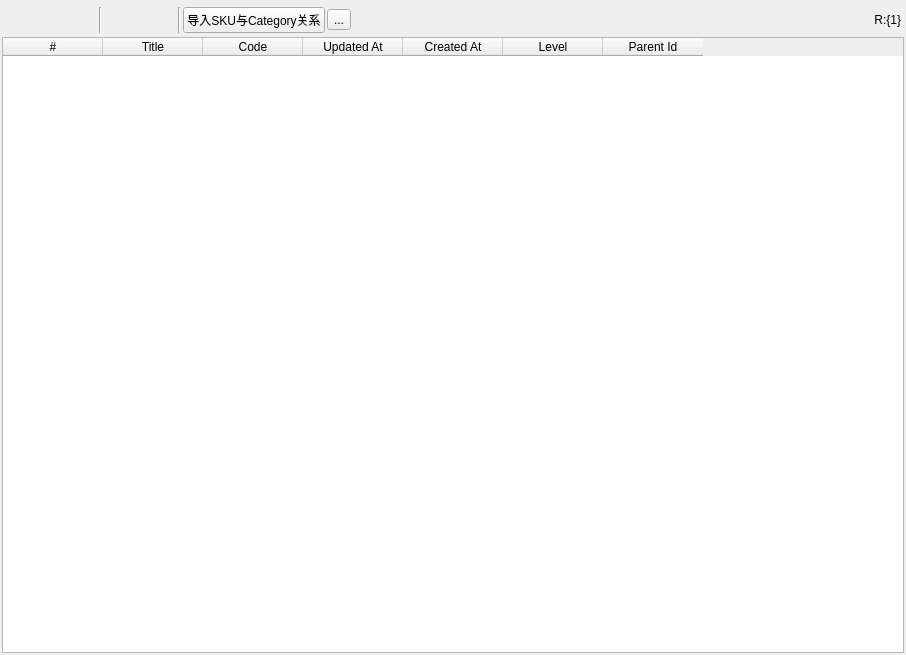
<?xml version="1.0" encoding="UTF-8"?>
<ui version="4.0">
 <class>NewaimCategoryForm</class>
 <widget class="QWidget" name="NewaimCategoryForm">
  <property name="geometry">
   <rect>
    <x>0</x>
    <y>0</y>
    <width>906</width>
    <height>655</height>
   </rect>
  </property>
  <property name="windowTitle">
   <string>Newaim Category List</string>
  </property>
  <layout class="QVBoxLayout" name="vlCategoryForm" stretch="0,1">
   <property name="spacing">
    <number>3</number>
   </property>
   <property name="leftMargin">
    <number>2</number>
   </property>
   <property name="topMargin">
    <number>6</number>
   </property>
   <property name="rightMargin">
    <number>2</number>
   </property>
   <property name="bottomMargin">
    <number>2</number>
   </property>
   <item>
    <widget class="QWidget" name="productToolBar" native="true">
     <property name="sizePolicy">
      <sizepolicy hsizetype="Preferred" vsizetype="Preferred">
       <horstretch>0</horstretch>
       <verstretch>0</verstretch>
      </sizepolicy>
     </property>
     <property name="minimumSize">
      <size>
       <width>0</width>
       <height>26</height>
      </size>
     </property>
     <property name="inputMethodHints">
      <set>Qt::ImhNone</set>
     </property>
     <layout class="QHBoxLayout" name="hlReportToolBar" stretch="0,0,0,0,0,0,0,0,0,0,0,0,0">
      <property name="spacing">
       <number>2</number>
      </property>
      <property name="sizeConstraint">
       <enum>QLayout::SetDefaultConstraint</enum>
      </property>
      <property name="leftMargin">
       <number>1</number>
      </property>
      <property name="topMargin">
       <number>1</number>
      </property>
      <property name="rightMargin">
       <number>1</number>
      </property>
      <property name="bottomMargin">
       <number>1</number>
      </property>
      <item>
       <widget class="QToolButton" name="tbRefresh">
        <property name="minimumSize">
         <size>
          <width>22</width>
          <height>22</height>
         </size>
        </property>
        <property name="maximumSize">
         <size>
          <width>22</width>
          <height>22</height>
         </size>
        </property>
        <property name="styleSheet">
         <string notr="true"/>
        </property>
        <property name="text">
         <string/>
        </property>
        <property name="icon">
         <iconset resource="../resource/icons.qrc">
          <normaloff>:/button/images/svg/sync-alt-solid.svg</normaloff>:/button/images/svg/sync-alt-solid.svg</iconset>
        </property>
        <property name="autoRaise">
         <bool>true</bool>
        </property>
       </widget>
      </item>
      <item>
       <widget class="QToolButton" name="tbSelection">
        <property name="minimumSize">
         <size>
          <width>22</width>
          <height>22</height>
         </size>
        </property>
        <property name="maximumSize">
         <size>
          <width>22</width>
          <height>22</height>
         </size>
        </property>
        <property name="text">
         <string/>
        </property>
        <property name="icon">
         <iconset resource="../resource/icons.qrc">
          <normaloff>:/button/images/svg/check-solid.svg</normaloff>:/button/images/svg/check-solid.svg</iconset>
        </property>
        <property name="autoRaise">
         <bool>true</bool>
        </property>
       </widget>
      </item>
      <item>
       <widget class="QToolButton" name="tbUnselection">
        <property name="minimumSize">
         <size>
          <width>22</width>
          <height>22</height>
         </size>
        </property>
        <property name="maximumSize">
         <size>
          <width>22</width>
          <height>22</height>
         </size>
        </property>
        <property name="text">
         <string/>
        </property>
        <property name="icon">
         <iconset resource="../resource/icons.qrc">
          <normaloff>:/button/images/svg/times-solid.svg</normaloff>:/button/images/svg/times-solid.svg</iconset>
        </property>
        <property name="autoRaise">
         <bool>true</bool>
        </property>
       </widget>
      </item>
      <item>
       <widget class="QToolButton" name="tbInvertSelection">
        <property name="minimumSize">
         <size>
          <width>22</width>
          <height>22</height>
         </size>
        </property>
        <property name="maximumSize">
         <size>
          <width>22</width>
          <height>22</height>
         </size>
        </property>
        <property name="text">
         <string/>
        </property>
        <property name="icon">
         <iconset resource="../resource/icons.qrc">
          <normaloff>:/button/images/svg/retweet-solid.svg</normaloff>:/button/images/svg/retweet-solid.svg</iconset>
        </property>
        <property name="autoRaise">
         <bool>true</bool>
        </property>
       </widget>
      </item>
      <item>
       <widget class="Line" name="line_2">
        <property name="orientation">
         <enum>Qt::Vertical</enum>
        </property>
       </widget>
      </item>
      <item>
       <widget class="QToolButton" name="tbSearch">
        <property name="minimumSize">
         <size>
          <width>22</width>
          <height>22</height>
         </size>
        </property>
        <property name="maximumSize">
         <size>
          <width>50</width>
          <height>50</height>
         </size>
        </property>
        <property name="text">
         <string/>
        </property>
        <property name="icon">
         <iconset resource="../resource/icons.qrc">
          <normaloff>:/button/images/svg/search-solid.svg</normaloff>:/button/images/svg/search-solid.svg</iconset>
        </property>
        <property name="autoExclusive">
         <bool>false</bool>
        </property>
        <property name="popupMode">
         <enum>QToolButton::InstantPopup</enum>
        </property>
        <property name="toolButtonStyle">
         <enum>Qt::ToolButtonIconOnly</enum>
        </property>
        <property name="autoRaise">
         <bool>true</bool>
        </property>
        <property name="arrowType">
         <enum>Qt::NoArrow</enum>
        </property>
       </widget>
      </item>
      <item>
       <widget class="QToolButton" name="tbInputCsv">
        <property name="minimumSize">
         <size>
          <width>22</width>
          <height>22</height>
         </size>
        </property>
        <property name="maximumSize">
         <size>
          <width>22</width>
          <height>22</height>
         </size>
        </property>
        <property name="text">
         <string/>
        </property>
        <property name="icon">
         <iconset resource="../resource/icons.qrc">
          <normaloff>:/button/images/svg/file-import-solid.svg</normaloff>:/button/images/svg/file-import-solid.svg</iconset>
        </property>
        <property name="autoRaise">
         <bool>true</bool>
        </property>
       </widget>
      </item>
      <item>
       <widget class="QToolButton" name="tbDelete">
        <property name="minimumSize">
         <size>
          <width>22</width>
          <height>22</height>
         </size>
        </property>
        <property name="maximumSize">
         <size>
          <width>22</width>
          <height>22</height>
         </size>
        </property>
        <property name="text">
         <string/>
        </property>
        <property name="icon">
         <iconset resource="../resource/icons.qrc">
          <normaloff>:/button/images/svg/times-circle-solid.svg</normaloff>:/button/images/svg/times-circle-solid.svg</iconset>
        </property>
        <property name="autoRaise">
         <bool>true</bool>
        </property>
       </widget>
      </item>
      <item>
       <widget class="Line" name="line">
        <property name="orientation">
         <enum>Qt::Vertical</enum>
        </property>
       </widget>
      </item>
      <item>
       <widget class="QPushButton" name="pushButton">
        <property name="text">
         <string>导入SKU与Category关系</string>
        </property>
       </widget>
      </item>
      <item>
       <widget class="QToolButton" name="tbActionLog">
        <property name="text">
         <string>...</string>
        </property>
        <property name="icon">
         <iconset resource="../resource/icons.qrc">
          <normaloff>:/button/images/button/history.png</normaloff>:/button/images/button/history.png</iconset>
        </property>
       </widget>
      </item>
      <item>
       <widget class="QLabel" name="lbPagerInfo">
        <property name="sizePolicy">
         <sizepolicy hsizetype="MinimumExpanding" vsizetype="Preferred">
          <horstretch>0</horstretch>
          <verstretch>0</verstretch>
         </sizepolicy>
        </property>
        <property name="text">
         <string>R:{1}</string>
        </property>
        <property name="alignment">
         <set>Qt::AlignRight|Qt::AlignTrailing|Qt::AlignVCenter</set>
        </property>
       </widget>
      </item>
      <item>
       <widget class="QWidget" name="widget_2" native="true"/>
      </item>
     </layout>
    </widget>
   </item>
   <item>
    <widget class="QTableWidget" name="twNewaimProductCategoryList">
     <property name="editTriggers">
      <set>QAbstractItemView::NoEditTriggers</set>
     </property>
     <property name="selectionMode">
      <enum>QAbstractItemView::MultiSelection</enum>
     </property>
     <property name="selectionBehavior">
      <enum>QAbstractItemView::SelectRows</enum>
     </property>
     <property name="sortingEnabled">
      <bool>true</bool>
     </property>
     <attribute name="horizontalHeaderHighlightSections">
      <bool>false</bool>
     </attribute>
     <column>
      <property name="text">
       <string>#</string>
      </property>
     </column>
     <column>
      <property name="text">
       <string>Title</string>
      </property>
     </column>
     <column>
      <property name="text">
       <string>Code</string>
      </property>
     </column>
     <column>
      <property name="text">
       <string>Updated At</string>
      </property>
     </column>
     <column>
      <property name="text">
       <string>Created At</string>
      </property>
     </column>
     <column>
      <property name="text">
       <string>Level</string>
      </property>
     </column>
     <column>
      <property name="text">
       <string>Parent Id</string>
      </property>
     </column>
    </widget>
   </item>
  </layout>
 </widget>
 <resources>
  <include location="../resource/icons.qrc"/>
 </resources>
 <connections/>
</ui>
